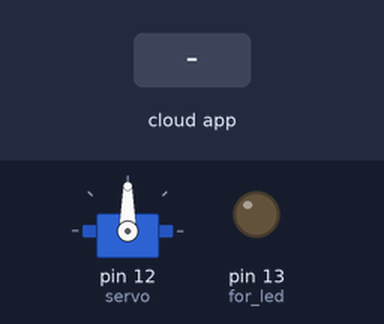
This sketch was run on a simulated Arduino Uno, built with avr-gcc and run on an emulated ATmega328P. Parts: servo, output pins drawn as LEDs (lit = HIGH). The test bench sets the inputs (shaded band). The ROS host is connected and sends only what is stated.

Above: at 1.2 s.
1.3 s: the phone or cloud app sets servo to 0
At 1.6 s:
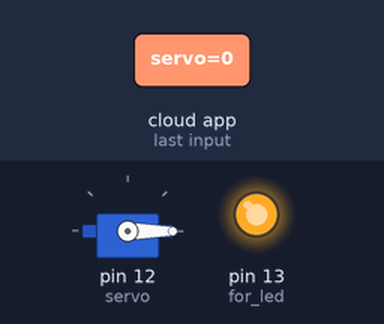
2.8 s: the phone or cloud app sets servo to 45
At 4.0 s:
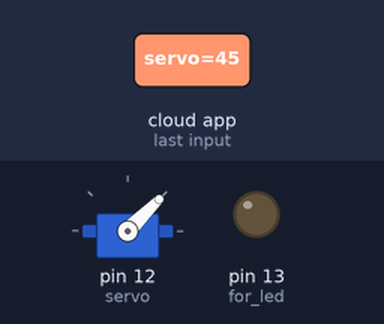
4.3 s: the phone or cloud app sets servo to 90
At 5.2 s:
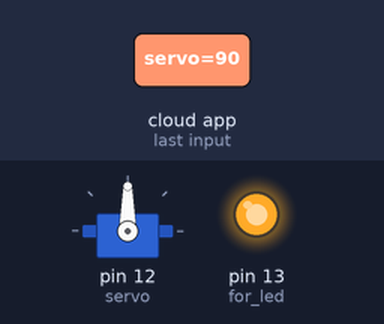
5.8 s: the phone or cloud app sets servo to 180
At 6.3 s:
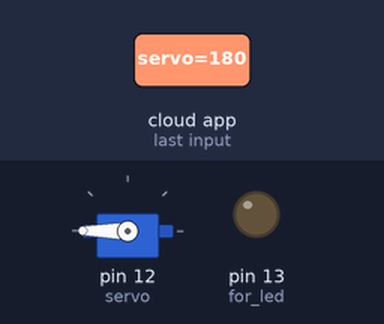
7.3 s: the phone or cloud app sets servo to 45
At 8.5 s:
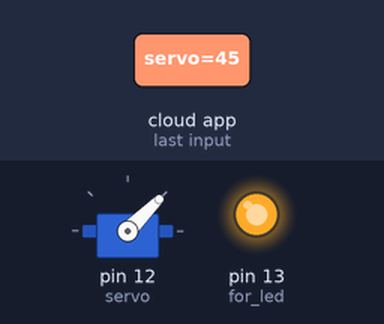
8.8 s: the phone or cloud app sets servo to 0
At 9.8 s:
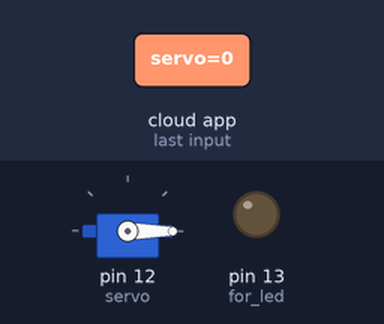
Timing chart, 0 to 11.3 s (numbered marks = the images above; inputs shaded):
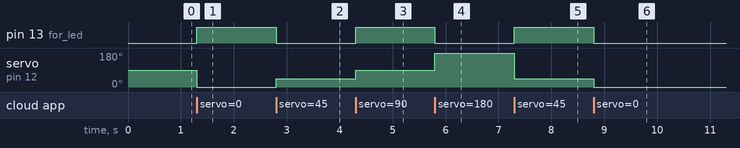

The sketch:

8_servo_with_ros.ino
```cpp
//replace UInt16 with Int16

#if defined(ARDUINO) && ARDUINO >= 100
  #include "Arduino.h"
#else
  #include <WProgram.h>
#endif

#include <Servo.h>
#include <ros.h>
#include <std_msgs/UInt16.h>

ros::NodeHandle  nh;

Servo servo;

void servo_cb( const std_msgs::UInt16& cmd_msg){
  servo.write(cmd_msg.data); //set servo angle, should be from 0-180
  digitalWrite(13, HIGH-digitalRead(13));  //toggle led  (useless job)
}


ros::Subscriber<std_msgs::UInt16> sub("servo", servo_cb);

void setup(){
  pinMode(13, OUTPUT);//for led

  nh.initNode();
  nh.subscribe(sub);

  servo.attach(12); //attach it to pin 9
}

void loop(){
  nh.spinOnce();
  delay(1);
}
```

Measured:
- after the input at 1.3 s, pin 13 (for_led): LOW → HIGH at once; servo on pin 12 (servo): 90° → 0° at once
- after the input at 2.8 s, pin 13 (for_led): HIGH → LOW at once; servo on pin 12 (servo): 0° → 45° at once
- after the input at 4.3 s, pin 13 (for_led): LOW → HIGH at once; servo on pin 12 (servo): 45° → 90° at once
- after the input at 5.8 s, pin 13 (for_led): HIGH → LOW at once; servo on pin 12 (servo): 90° → 180° at once
- after the input at 7.3 s, pin 13 (for_led): LOW → HIGH at once; servo on pin 12 (servo): 180° → 45° at once
- after the input at 8.8 s, pin 13 (for_led): HIGH → LOW at once; servo on pin 12 (servo): 45° → 0° at once
